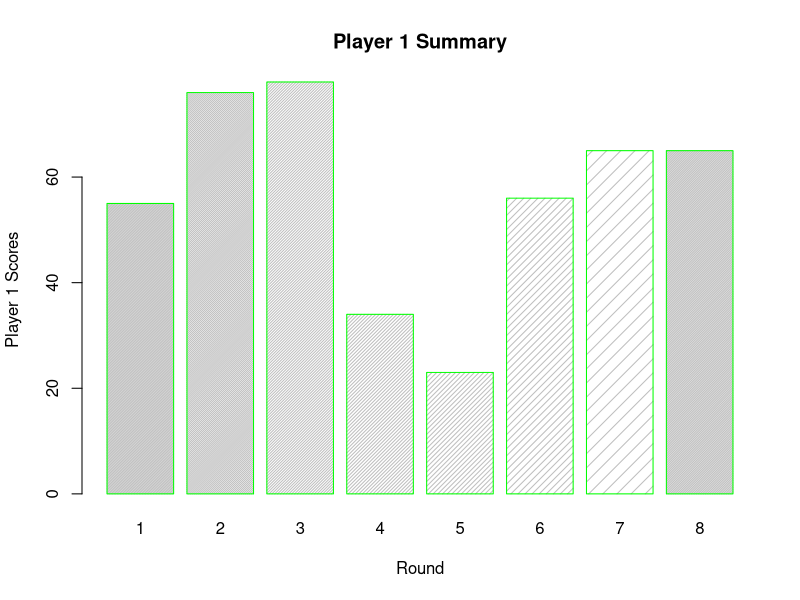
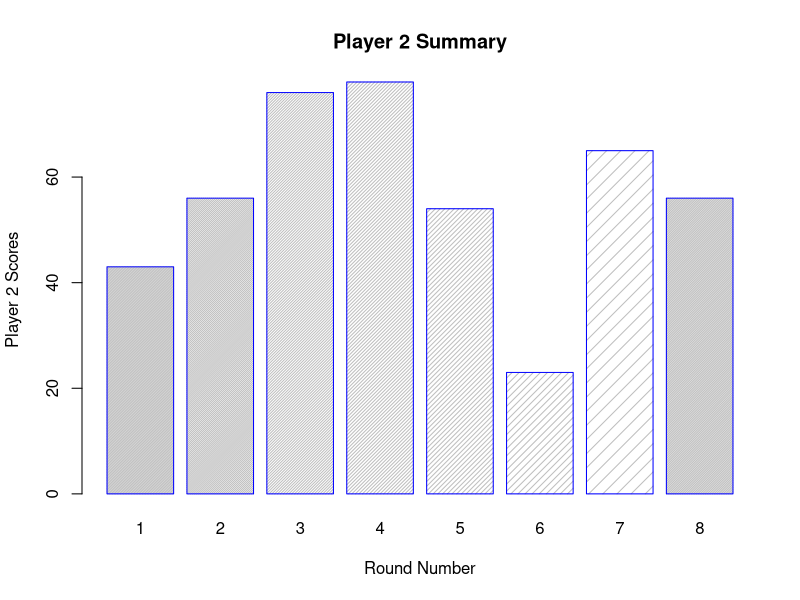

R code for these plots, in order:
## ---- chunk 1
knitr::opts_chunk$set(echo = TRUE)
## ---- chunk 2
Round <- c("1", "2", "3", "4", "5", "6", "7", "8")
ScorePl1 <- c(55,76,78,34,23,56,65,65)
ScorePl2 <- c(43,56,76,78,54,23,65,56)
longestWord1 <- c(T,T,F,F,F,T,F,F)
longestWord2 <- c(F,F,T,T,T,F,T,T)
Game <- data.frame(Round, ScorePl1, ScorePl2, longestWord1, longestWord2)
Game
#Games <- table(Game$Round, Game$ScorePl1)
Player1plot <- barplot(Game$ScorePl1, main="Player 1 Summary", xlab="Round", ylab="Player 1 Scores", names.arg=c("1","2","3","4","5","6","7", "8"),
        border="green", density=c(90, 70, 50, 40, 30, 20, 10, 80))

Player1Final <- sum(Game$ScorePl1)
Player1Final
Player1FinalScore <- sum(Game$longestWord1)*5 + Player1Final
Player1FinalScore

#Games <- table(Game$Round, Game$ScorePl1)
Player2plot <- barplot(Game$ScorePl2, main="Player 2 Summary", xlab="Round Number", ylab="Player 2 Scores", names.arg=c("1","2","3","4","5","6","7", "8"),
        border="blue", density=c(90, 70, 50, 40, 30, 20, 10, 80))


Player2Final <- sum(Game$ScorePl2)
Player2Final
Player2FinalScore <- sum(Game$longestWord2)*5 + Player2Final
Player2FinalScore

